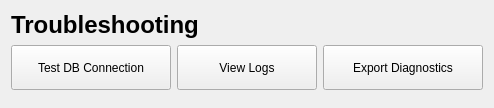
      <widget class="QWidget" name="pageTroubleshoot">
       <layout class="QVBoxLayout" name="troubleshootLayout">
        <item>
         <widget class="QLabel" name="lblTroubleshoot">
          <property name="text">
           <string>Troubleshooting</string>
          </property>
          <property name="font">
           <font>
            <pointsize>18</pointsize>
            <weight>75</weight>
            <bold>true</bold>
           </font>
          </property>
         </widget>
        </item>
        <item>
         <layout class="QHBoxLayout" name="troubleshootBtnLayout">
          <item>
           <widget class="QPushButton" name="btnTestDbConnection">
            <property name="text">
             <string>Test DB Connection</string>
            </property>
            <property name="minimumSize">
             <size>
              <width>160</width>
              <height>45</height>
             </size>
            </property>
           </widget>
          </item>
          <item>
           <widget class="QPushButton" name="btnViewLogs">
            <property name="text">
             <string>View Logs</string>
            </property>
            <property name="minimumSize">
             <size>
              <width>140</width>
              <height>45</height>
             </size>
            </property>
           </widget>
          </item>
          <item>
           <widget class="QPushButton" name="btnExportDiagnostics">
            <property name="text">
             <string>Export Diagnostics</string>
            </property>
            <property name="minimumSize">
             <size>
              <width>160</width>
              <height>45</height>
             </size>
            </property>
           </widget>
          </item>
         </layout>
        </item>
        <item>
         <spacer name="troubleshootSpacer">
          <property name="orientation">
           <enum>Qt::Vertical</enum>
          </property>
         </spacer>
        </item>
       </layout>
      </widget>
